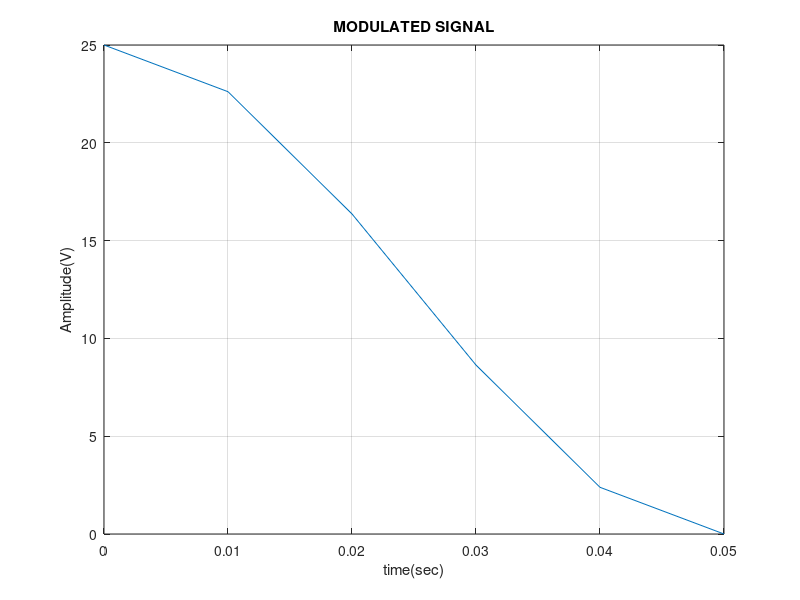
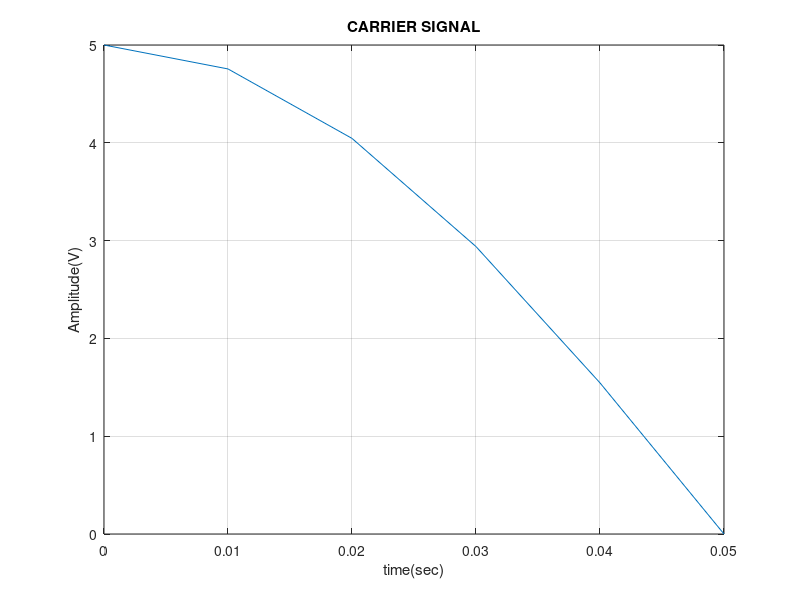
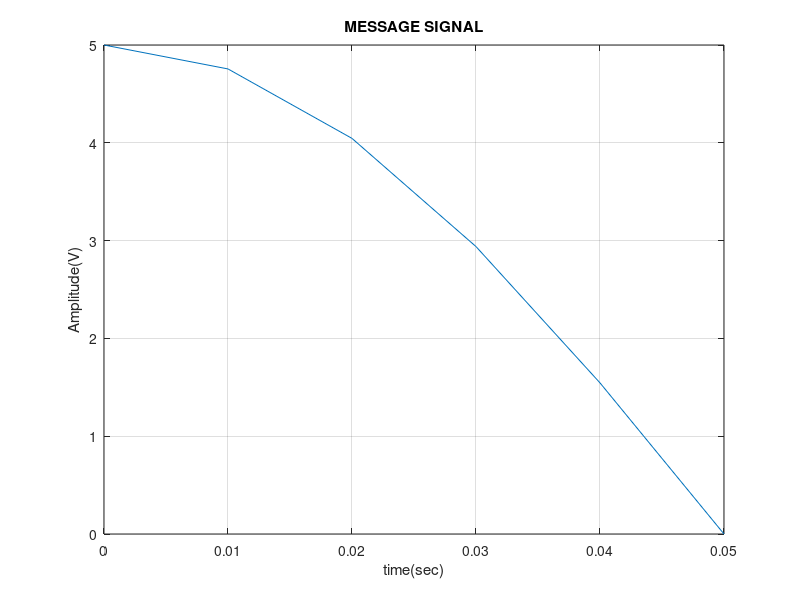

Write the MATLAB code that produced these figures, in order.
%CODE FOR DOUBLE SIDE BAND SUPRESSED CAREER(DSB-SC)


clc;
clear all;
close all;

%INPUTS
Ac=input('Enter the amplitude of carrier signal :');
fc=input('Enter the frequency of carrier signal :');
Am=input('Enter the amplitude of message signal :');
fm=input('Enter the frequency of message signal :');

interval=(1/(20*fc));%interval steps
end_t=0.05;%ending time
t=0:interval:end_t; %time(fs>>2fm) by sampling theorem 

%signals
m_t=Am*cos(2*pi*fm*t);%message signal
c_t=Ac*cos(2*pi*fc*t);%career signal
s_t=m_t.*c_t;%MODULATED SIGNAL


%PLOTS

figure(1)
plot(t,s_t)
grid on
xlabel('time(sec)')
ylabel('Amplitude(V)')
title('MODULATED SIGNAL')


figure(2)
plot(t,c_t)
grid on
xlabel('time(sec)')
ylabel('Amplitude(V)')
title('CARRIER SIGNAL')


figure(3)
plot(t,m_t)
grid on
xlabel('time(sec)')
ylabel('Amplitude(V)')
title('MESSAGE SIGNAL')